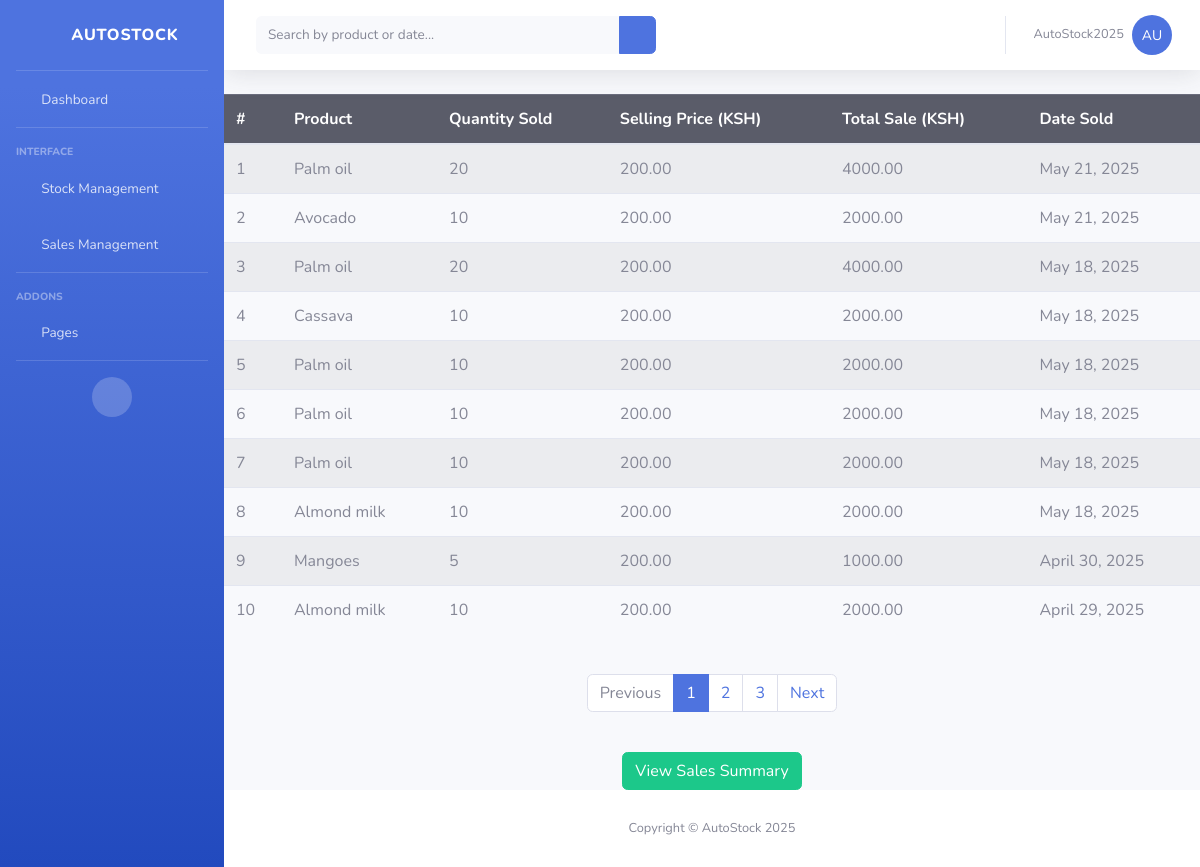
Page /saleslist/ (signed in) on the committed database.
### autoapp/models.py (models this page shows, shortened)
class Sale(models.Model):
    transaction = models.ForeignKey(
        SaleTransaction,
        on_delete=models.CASCADE,
        related_name='sales',
        null=True,   # allow NULL in database
        blank=True   # allow blank in forms/admin
    )
    product = models.ForeignKey('Stock', on_delete=models.CASCADE, related_name='sales')
    quantitysold = models.PositiveIntegerField()
    sellingprice = models.DecimalField(max_digits=12, decimal_places=2)
    datesold = models.DateField(auto_now_add=True)
    @property
    def total_sale(self):
        return self.quantitysold * self.sellingprice

class Stock(models.Model):
     product = models. CharField(max_length=100)
     quantity = models.IntegerField()
     price = models.DecimalField(max_digits=12, decimal_places=2)
     buyingprice = models.DecimalField(max_digits=12, decimal_places=2, default=0.00)
     name = models.CharField(max_length=100)
     date = models.DateField(auto_now_add=True)

### autoapp/views.py (the view)
    def wrapper(request, *args, **kwargs):
        if not request.user.is_superuser and request.user.employeeprofile.role != 'boss':
            return HttpResponseForbidden("You do not have permission to access this page.")
        return function(request, *args, **kwargs)

### autoapp/views.py (called while the page is built)
def boss_required(function):
    def wrapper(request, *args, **kwargs):
        if not request.user.is_superuser and request.user.employeeprofile.role != 'boss':
            return HttpResponseForbidden("You do not have permission to access this page.")
        return function(request, *args, **kwargs)
    return wrapper

@boss_required
def saleslist(request):
    query = request.GET.get('q')
    if query:
        sales_queryset = Sale.objects.filter(
            Q(product__product__icontains=query)
        ).order_by('-datesold')
    else:
        sales_queryset = Sale.objects.all().order_by('-datesold')
    paginator = Paginator(sales_queryset, 10)  # Show 10 sales per page
    page_number = request.GET.get('page')
    page_obj = paginator.get_page(page_number)
    return render(request, 'saleslist.html', {
        'sales': page_obj,       # 👉 This should be the paginated data
        'query': query           # 👉 Optional: if you want to preserve search input in the form
    })

### template/saleslist.html (shortened to what this page needs)
<!DOCTYPE html>
<html lang="en">
<head>
    {% load static %}
    <link href="{% static 'vendor/fontawesome-free/css/all.min.css' %}" rel="stylesheet" type="text/css">
    <link href="{% static 'css/sb-admin-2.min.css' %}" rel="stylesheet">
    <link href="{% static 'vendor/datatables/dataTables.bootstrap4.min.css' %}" rel="stylesheet">
</head>
<body id="page-top">
    <div id="wrapper">
        <ul class="navbar-nav bg-gradient-primary sidebar sidebar-dark accordion" id="accordionSidebar">
            <a class="sidebar-brand d-flex align-items-center justify-content-center" href="{% url 'index' %}">
                <div class="sidebar-brand-icon rotate-n-15">
                   <i class="fas fa-chart-line"></i>
                </div>
                <div class="sidebar-brand-text mx-3">AutoStock <sup></sup></div>
            </a>
            <hr class="sidebar-divider my-0">
            <li class="nav-item">
                <a class="nav-link" href="{% url 'index' %}">
                    <i class="fas fa-fw fa-tachometer-alt"></i>
                    <span>Dashboard</span></a>
            </li>
            <hr class="sidebar-divider">
            <div class="sidebar-heading">
                Interface
            </div>
           <li class="nav-item">
                <a class="nav-link collapsed" href="#" data-toggle="collapse" data-target="#collapseTwo"
                    aria-expanded="true" aria-controls="collapseTwo">
                    <i class="fas fa-fw fa-cog"></i>
                    <span>Stock Management</span>
                </a>
            </li>
            <li class="nav-item">
                <a class="nav-link collapsed" href="#" data-toggle="collapse" data-target="#collapseUtilities"
                    aria-expanded="true" aria-controls="collapseUtilities">
                    <i class="fas fa-fw fa-wrench"></i>
                    <span>Sales Management</span>
                </a>
            </li>
            <hr class="sidebar-divider">
            <div class="sidebar-heading">
                Addons
            </div>
            <li class="nav-item">
                <a class="nav-link collapsed" href="#" data-toggle="collapse" data-target="#collapsePages"
                    aria-expanded="true" aria-controls="collapsePages">
                    <i class="fas fa-fw fa-folder"></i>
                    <span>Pages</span>
                </a>
            </li>
            <hr class="sidebar-divider d-none d-md-block">
            <div class="text-center d-none d-md-inline">
                <button class="rounded-circle border-0" id="sidebarToggle"></button>
            </div>
        </ul>
        <div id="content-wrapper" class="d-flex flex-column">
            <div id="content">
                <nav class="navbar navbar-expand navbar-light bg-white topbar mb-4 static-top shadow">
                             <form method="GET" action="{% url 'saleslist' %}"
      class="d-none d-sm-inline-block form-inline mr-auto ml-md-3 my-2 my-md-0 mw-100 navbar-search">
    <div class="input-group">
        <input type="text" name="q" class="form-control bg-light border-0 small"
               placeholder="Search by product or date..." aria-label="Search" aria-describedby="basic-addon2"
               value="{{ request.GET.q }}">
        <div class="input-group-append">
            <button class="btn btn-primary" type="submit">
                <i class="fas fa-search fa-sm"></i>
            </button>
        </div>
    </div>
</form>
                    <ul class="navbar-nav ml-auto">
                        <li class="nav-item dropdown no-arrow">
                           <a class="nav-link dropdown-toggle" href="#" id="userDropdown" role="button"
                                     data-toggle="dropdown" aria-haspopup="true" aria-expanded="false">
                                     <span class="mr-2 d-none d-lg-inline text-gray-600 small">{{ user.username }}</span>
                                   {% if user.is_authenticated %}
                                      <div class="img-profile rounded-circle bg-primary text-white d-flex justify-content-center align-items-center"
                                                 style="width: 40px; height: 40px; font-size: 14px;">
                                                  {{ user.username|slice:":2"|upper }}
                                      </div>
                                   {% endif %}
                           </a>
                        </li>
                    </ul>
                </nav>
                 <div class="table-responsive mt-2">
    <table class="table table-striped">
        <thead class="table-dark">
            <tr>
                <th>#</th>
                <th>Product</th>
                <th>Quantity Sold</th>
                <th>Selling Price (KSH)</th>
                <th>Total Sale (KSH)</th>
                <th>Date Sold</th>
            </tr>
        </thead>
        <tbody>
            {% for sale in sales %}
            <tr>
                <td>{{ forloop.counter }}</td>
                <td>{{ sale.product.product }}</td>
                <td>{{ sale.quantitysold }}</td>
                <td>{{ sale.sellingprice}}</td>
                <td>{{ sale.total_sale}}</td>
                <td>{{ sale.datesold}}</td>
            </tr>
            {% empty %}
            <tr>
                <td colspan="6" class="text-center text-danger">No sales recorded yet.</td>
            </tr>
            {% endfor %}
        </tbody>
    </table>
</div>
<div class="d-flex justify-content-center mt-4">
    <nav aria-label="Page navigation">
        <ul class="pagination">
            {% if sales.has_previous %}
                <li class="page-item">
                    <a class="page-link" href="?q={{ request.GET.q }}&page={{ sales.previous_page_number }}">Previous</a>
                </li>
            {% else %}
                <li class="page-item disabled">
                    <span class="page-link">Previous</span>
                </li>
            {% endif %}
            {% for num in sales.paginator.page_range %}
                {% if num == sales.number %}
                    <li class="page-item active">
                        <span class="page-link">{{ num }}</span>
                    </li>
                {% elif num >= sales.number|add:'-2' and num <= sales.number|add:'2' %}
                    <li class="page-item">
                        <a class="page-link" href="?q={{ request.GET.q }}&page={{ num }}">{{ num }}</a>
                    </li>
                {% endif %}
            {% endfor %}
            {% if sales.has_next %}
                <li class="page-item">
                    <a class="page-link" href="?q={{ request.GET.q }}&page={{ sales.next_page_number }}">Next</a>
                </li>
            {% else %}
                <li class="page-item disabled">
                    <span class="page-link">Next</span>
                </li>
            {% endif %}
        </ul>
    </nav>
</div>
<div class="text-center mt-4">
    <a href="{% url 'salesummary' %}" class="btn btn-success">View Sales Summary</a>
</div>
            </div>
            <footer class="sticky-footer bg-white">
                <div class="container my-auto">
                    <div class="copyright text-center my-auto">
                        <span>Copyright &copy; AutoStock 2025</span>
                    </div>
                </div>
            </footer>
        </div>
    </div>
</body>
</html>

### rows in the picture
Sale: product.product "Palm oil", quantitysold "20", sellingprice "200.00", total_sale "4000.00", datesold "May 21, 2025"
Sale: product.product "Avocado", quantitysold "10", sellingprice "200.00", total_sale "2000.00", datesold "May 21, 2025"
Sale: product.product "Palm oil", quantitysold "20", sellingprice "200.00", total_sale "4000.00", datesold "May 18, 2025"
Sale: product.product "Cassava", quantitysold "10", sellingprice "200.00", total_sale "2000.00", datesold "May 18, 2025"
Sale: product.product "Palm oil", quantitysold "10", sellingprice "200.00", total_sale "2000.00", datesold "May 18, 2025"
Sale: product.product "Palm oil", quantitysold "10", sellingprice "200.00", total_sale "2000.00", datesold "May 18, 2025"
Sale: product.product "Palm oil", quantitysold "10", sellingprice "200.00", total_sale "2000.00", datesold "May 18, 2025"
Sale: product.product "Almond milk", quantitysold "10", sellingprice "200.00", total_sale "2000.00", datesold "May 18, 2025"
Sale: product.product "Mangoes", quantitysold "5", sellingprice "200.00", total_sale "1000.00", datesold "April 30, 2025"
Sale: product.product "Almond milk", quantitysold "10", sellingprice "200.00", total_sale "2000.00", datesold "April 29, 2025"

### other values in the picture
{{ user.username }} "AutoStock2025"
{{ user.username|slice:":2"|upper }} "AU"
{{ num }} "1"
{{ num }} "2" "3"
